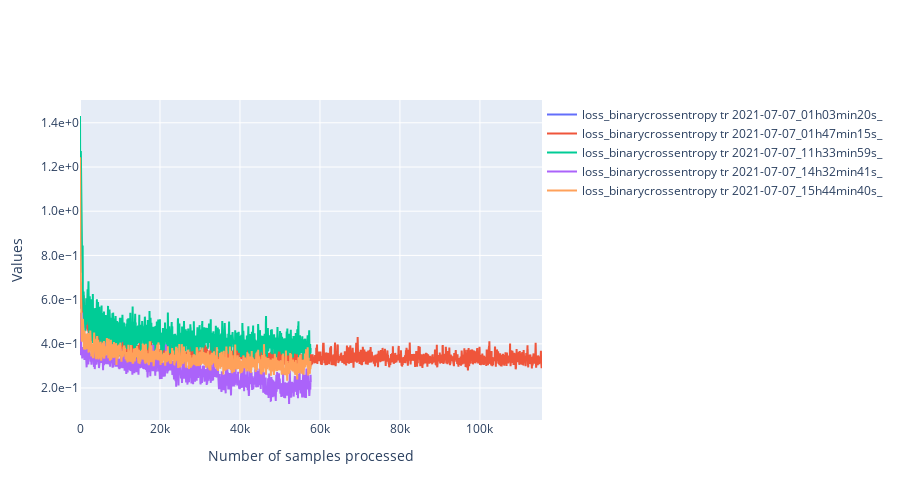

Here is the notebook cell this chart was saved with:
### Code cell
filtered_dataframe = data.df
import ipywidgets as widgets
class PersoToggleButton(widgets.ToggleButton):
    def __init__(self,name=None,*args,**kargs):
        super(PersoToggleButton, self).__init__(*args,**kargs)
        self.name = name

compute_width = lambda value:f"{max(len(str(value)) * 12, 60) + 20}px"
list_vertical_widgets = []
dico_changing_widgets_metadata = {}
list_changing_widgets_metrics = []
list_changing_widgets_tr_valid = []
# Widgets for the metadata ------------------------------------------------------------------
label_metadata_filter = "Metadata"
llocalvertwidgets = []
dico_changing_widgets_reorganized = {"metadata":{},"metrics":{},"mode":{}}
for metadata_name in df.columns:

    if metadata_name == "folder_id":
        continue
    possible_values = df[metadata_name].unique()
    label = widgets.Label(metadata_name)
    dico_changing_widgets_reorganized["metadata"][metadata_name] = {str(value):PersoToggleButton(
        value=True,
        description=str(value),
        disabled=False,
        button_style='', # 'success', 'info', 'warning', 'danger' or ''
        tooltip='',
        icon='check',
        layout = widgets.Layout(width = compute_width(value), margin='0px 0px 0px 0px'),
        name="metadata|"+metadata_name
    ) for value in possible_values}

    possibilities = list(dico_changing_widgets_reorganized["metadata"][metadata_name].values())
    dico_changing_widgets_metadata[metadata_name] = possibilities
    box = widgets.HBox(layout=widgets.Layout(width='100%',display='inline-flex',flex_flow='row wrap'),width='100%')
    box.overflow_x = 'auto'
    box.children = [label]+possibilities
    llocalvertwidgets.append(box)

box = widgets.VBox(width='100%')
box.children = llocalvertwidgets
list_vertical_widgets.append(box)
# Widgets to select metrics ---------------------------------------------------------------
label_metrics_filter = "Metrics"
dico_changing_widgets_reorganized["metrics"] = {str(metric_name):PersoToggleButton(
        value=True,
        description=metric_name,
        disabled=False,
        button_style='', # 'success', 'info', 'warning', 'danger' or ''
        tooltip='',
        icon='check',
        layout = widgets.Layout(width = compute_width(metric_name), margin='0px 0px 0px 0px'),
        name="metrics"
    )
    for metric_name in available_metrics}
possibilities = list(dico_changing_widgets_reorganized["metrics"].values())
list_changing_widgets_metrics = possibilities
box = widgets.HBox(layout=widgets.Layout(width='100%',display='inline-flex',flex_flow='row wrap'),width='100%')
box.overflow_x = 'auto'
box.children = possibilities
list_vertical_widgets.append(box)

# widgets to select tr or valid ----------------------------------------------------------
label_tr_valid_filter = "Mode_of_training"
possibilities = [PersoToggleButton(
        value=True,
        description=mode,
        disabled=False,
        button_style='', # 'success', 'info', 'warning', 'danger' or ''
        tooltip='',
        icon='check',
        layout = widgets.Layout(width = compute_width(mode), margin='0px 0px 0px 0px'),
        name="mode"
    )
    for mode in ["tr","valid"]]
list_changing_widgets_tr_valid = possibilities
box = widgets.HBox(layout=widgets.Layout(width='100%',display='inline-flex',flex_flow='row wrap'),width='100%')
box.overflow_x = 'auto'
box.children = possibilities
list_vertical_widgets.append(box)

titles = ["Metadata", "Metrics","Mode_of_training"]
l = []
for i,[item,title] in enumerate((zip(list_vertical_widgets,titles))):
    accordion = widgets.Accordion(children=[item],titles=(title,))
    accordion.set_title(0,title)
    accordion.selected_index = 0
    if i == 0:
        accordion.selected_index = None
    l.append(accordion)
# widget for moving average
moving_average = widgets.IntText(
    value=100,
    description='mean_window',
    disabled=False
)
# widget to toggle log scale for the y axis
y_log_scale = widgets.ToggleButton(
        value=True,
        description="logy",
        disabled=False,
        button_style='', # 'success', 'info', 'warning', 'danger' or ''
        tooltip='',
        icon='check',
        layout = widgets.Layout(width = compute_width("logy"), margin='0px 0px 0px 0px')
    )

global_box = widgets.VBox(l+[moving_average,y_log_scale])

# Handlers --------------------------------------------------------------------------------------
from IPython.display import display,clear_output
import plotly.graph_objects as go
import main.src.analysis.tools as tls

def filter_metrics(runs):
    global states
    new_dico = {}
    for f,dico in dico_metrics.items():
        if f not in runs:
            continue
        new_dico[f] = {}
        for metric_name,list_values in dico.items():
            if states["metrics"][metric_name] is True:
                new_dico[f][metric_name] = list_values
    return new_dico
def plot(dico_vals,filtered_dataframe):
    global states
    import numpy as np
    list_scatters = []
    import matplotlib.pyplot as plt
    for run,dico_metrics in dico_vals.items():
        line_dataframe = filtered_dataframe[filtered_dataframe["folder_id"] == run]
        batch_size_tr = line_dataframe["tr_batch_size"].values[0]
        batch_size_valid = line_dataframe["valid_batch_size"].values[0]
        for metric_name,metric_values in dico_metrics.items():
            if metric_name == "loss":
                metric_name = "loss_"+filtered_dataframe[filtered_dataframe["folder_id"] == run]["loss"].values[0]
                access_name = "_loss"
            else:
                access_name = "_values"
            global states
            for mode,state in states["mode"].items():
                if state is False:
                    continue
                batch_size = batch_size_tr if mode == "tr" else batch_size_valid
                if "loss" in metric_name:
                    access_name1 = "attr_"+mode+access_name
                else:
                    access_name1 = mode + access_name
                v = metric_values[access_name1]
                window = int(moving_average.value/batch_size)
                new_values = []
                for i in range(len(v)-window):
                    new_values.append(np.mean(v[i:min(i+window,len(v))]))
                v = np.array(new_values)
                x = np.arange(0,v.shape[0]) * batch_size
                x = pd.Series(x)
                v = pd.Series(v)
                graph = go.Scatter(x=x,y=v,mode='lines',name=f"{metric_name} {mode} {run}",
                                   hovertemplate='Sample n°: %{x}'+f'<br>{metric_name} {mode}<br>{run}:'+' %{y}')
                list_scatters.append(graph)
    plt.clf()
    fig = go.Figure(
        data=list_scatters,
        layout=go.Layout(
            title=go.layout.Title(text=""),
            xaxis_title="Number of samples processed",
            yaxis_title="Values",
            legend=dict(
                orientation="h",
                y=1,
                x=1
            ),
            yaxis={'tickformat':'.1e',},
            width=900,
            height = 500
        ),
    )
    if states["others"]["logy"] is True:
        fig.update_yaxes(type="log")
    clear_output()
    display(global_box)
    fig.show()
states = {"others":{"mean_window":moving_average.value,"logy":False},
          "mode":{"tr":False,"valid":False},
          "metrics":{k:False for k in available_metrics},
          "metadata":{k:{
              str(k1):False for k1 in df[k].unique()
          } for k in df.columns}
          }
def handler(v):
    global query
    if v["name"] == "disabled":
        return
    global states
    try:
        name = "others"
        try:
            name = v["owner"].name
        except:
            pass
        name = name.split("|")
        try:
            new_val = not(v["new"]["value"])
        except:
            new_val = not(v["new"])
    except Exception as e:
        return
    if len(name) == 2:
        states[name[0]][name[1]][v["owner"].description] = not(states[name[0]][name[1]][v["owner"].description])
    else:
        states[name[0]][v["owner"].description] = not(states[name[0]][v["owner"].description])
    runs = filtered_dataframe["folder_id"].unique()
    dico_vals = filter_metrics(runs)
    plot(dico_vals,filtered_dataframe)
    try:
        print(dico_vals['2021-06-20_17h39min55s_']["mae"])
    except:
        pass
    print(metric_name)

for name,liste_w in dico_changing_widgets_metadata.items():
    for w in liste_w:
        w.observe(handler)
for w in list_changing_widgets_metrics:
    w.observe(handler)
list_changing_widgets_metrics[-1].value = True
for w in list_changing_widgets_tr_valid:
    w.observe(handler)
for w in [moving_average,y_log_scale]:
    w.observe(handler)
global_box

### Figure 1 — Plotly figure (JSON) as saved in the notebook; plotly's stock layout.template omitted (floating-point values rounded to 4 significant figures; data arrays with more than 128 entries replaced by an {"elided": "..."} marker saying what was removed)
{"data": [{"hovertemplate": "Sample n°: %{x}<br>loss_binarycrossentropy tr<br>2021-07-07_01h03min20s_: %{y}", "mode": "lines", "name": "loss_binarycrossentropy tr 2021-07-07_01h03min20s_", "type": "scatter", "x": {"elided": "1146 int values"}, "y": {"elided": "1146 float values"}}, {"hovertemplate": "Sample n°: %{x}<br>loss_binarycrossentropy tr<br>2021-07-07_01h47min15s_: %{y}", "mode": "lines", "name": "loss_binarycrossentropy tr 2021-07-07_01h47min15s_", "type": "scatter", "x": {"elided": "11553 int values"}, "y": {"elided": "11553 float values"}}, {"hovertemplate": "Sample n°: %{x}<br>loss_binarycrossentropy tr<br>2021-07-07_11h33min59s_: %{y}", "mode": "lines", "name": "loss_binarycrossentropy tr 2021-07-07_11h33min59s_", "type": "scatter", "x": {"elided": "5771 int values"}, "y": {"elided": "5771 float values"}}, {"hovertemplate": "Sample n°: %{x}<br>loss_binarycrossentropy tr<br>2021-07-07_14h32min41s_: %{y}", "mode": "lines", "name": "loss_binarycrossentropy tr 2021-07-07_14h32min41s_", "type": "scatter", "x": {"elided": "5771 int values"}, "y": {"elided": "5771 float values"}}, {"hovertemplate": "Sample n°: %{x}<br>loss_binarycrossentropy tr<br>2021-07-07_15h44min40s_: %{y}", "mode": "lines", "name": "loss_binarycrossentropy tr 2021-07-07_15h44min40s_", "type": "scatter", "x": {"elided": "5771 int values"}, "y": {"elided": "5771 float values"}}], "layout": {"height": 500, "legend": {"orientation": "h", "x": 1, "y": 1}, "title": {"text": ""}, "width": 900, "xaxis": {"title": {"text": "Number of samples processed"}}, "yaxis": {"tickformat": ".1e", "title": {"text": "Values"}}}}
